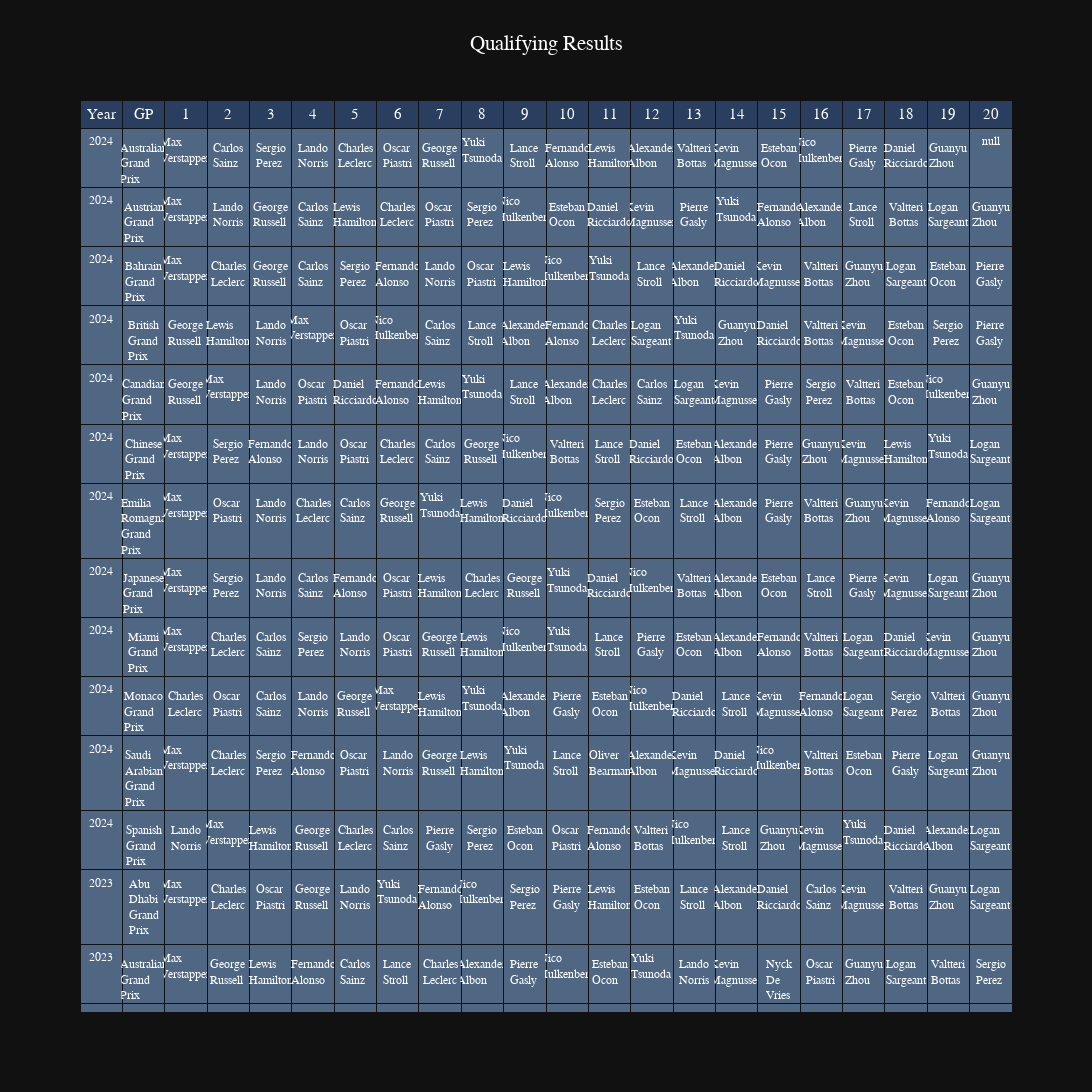

Write notebook code for a chart like this one.
### Code cell
import plotly.graph_objects as go

fig = go.Figure(go.Table
 (header={"values": GP_Race_Wins.columns},
  cells=dict(
    values=GP_Race_Wins.T.values,
    # fill_color=[GP_Race_Wins.Color],
    align='center', font=dict(color='white', size=12)
    ))
 )

# fig.update_layout(
#     updatemenus=[
#         {
#             "buttons": [
#                 {
#                     "label": c,
#                     "method": "update",
#                     "args": [
#                         {
#                             "cells": {
#                                 "values": GP_Race_Wins.T.values
#                                 if c == "All"
#                                 else GP_Race_Wins.loc[GP_Race_Wins["Year"].eq(c)].T.values
#                             }
#                         }
#                     ],
#                 }
#                 for c in ["All"] + GP_Race_Wins["Year"].unique().tolist()
#             ]
#         }
#     ]
# )

fig.update_layout(
    title="Qualifying Results",
        title_x=0.5,
        template="plotly_dark",

    yaxis = dict(tickfont = dict(size=15)),
    xaxis = dict(tickfont = dict(size=15)),
    font=dict(
        family="PT Sans Narrow",
        size=15,
        color="White"
    ),
    height=1250,
    width=2000,
    title_font_family="PT Sans Narrow"
)
fig.show()

### Figure 1 — Plotly figure (JSON) as saved in the notebook; plotly's stock layout.template omitted (floating-point values rounded to 4 significant figures; data arrays with more than 128 entries replaced by an {"elided": "..."} marker saying what was removed)
{"data": [{"cells": {"align": "center", "font": {"color": "white", "size": 12}, "values": {"elided": "22x78 mixed values"}}, "header": {"values": ["Year", "GP", 1, 2, 3, 4, 5, 6, 7, 8, 9, 10, 11, 12, 13, 14, 15, 16, 17, 18, 19, 20]}, "type": "table"}], "layout": {"font": {"color": "White", "family": "PT Sans Narrow", "size": 15}, "height": 1250, "title": {"font": {"family": "PT Sans Narrow"}, "text": "Qualifying Results", "x": 0.5}, "width": 2000, "xaxis": {"tickfont": {"size": 15}}, "yaxis": {"tickfont": {"size": 15}}}}
